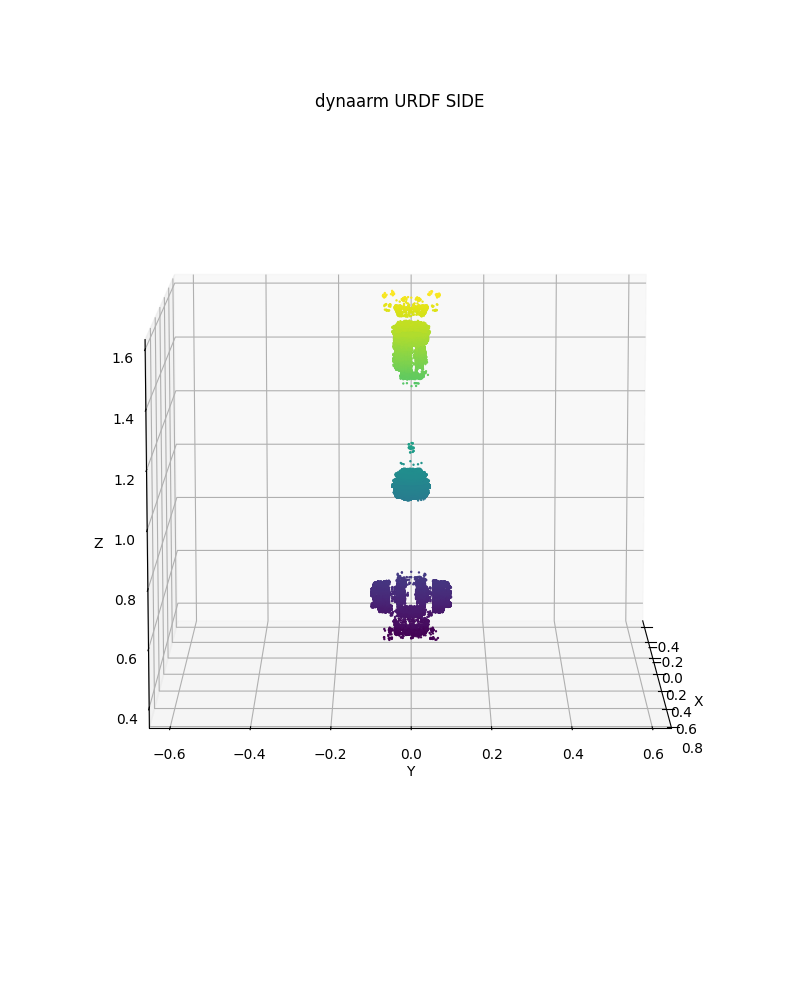
#> input picture real_hw/arm_urdf_side.png, 800 x 1000 px, given in place of static0_rgb.png, which was not available
$ python diag_anchor_align.py ../real_hw
#> lines starting #> are read from the running program, lines starting #| are printed output that depends on the picture; after the words box and inside, x2 and y2 are one past the last pixel; in counts of white or black regions, pixels touching at a corner belong together; pictures that were not available may be replaced by others from this repository, and a replacement may not be noted
#!/usr/bin/env python3
"""Overlay the mask on the ANCHOR's OWN rgb (static0_rgb.png) and depth
(static0_full_depth_meters.tiff). If the mask hugs the object in the RGB but is
shifted from the object in the depth -> RGB/depth are mutually misaligned.

Usage: diag_anchor_align.py <dataset_dir>
"""
import sys
import numpy as np
from pathlib import Path
from PIL import Image
import cv2


def main():
    ddir = Path(sys.argv[1])
    art = ddir / "dynamic_scene" / "initialization_artifacts"
    dbg = ddir / "dynamic_scene" / "initialization_debug"

    rgb = np.array(Image.open(dbg / "static0_rgb.png").convert("RGB"))
    depth = np.array(Image.open(art / "static0_full_depth_meters.tiff")).astype(np.float32)
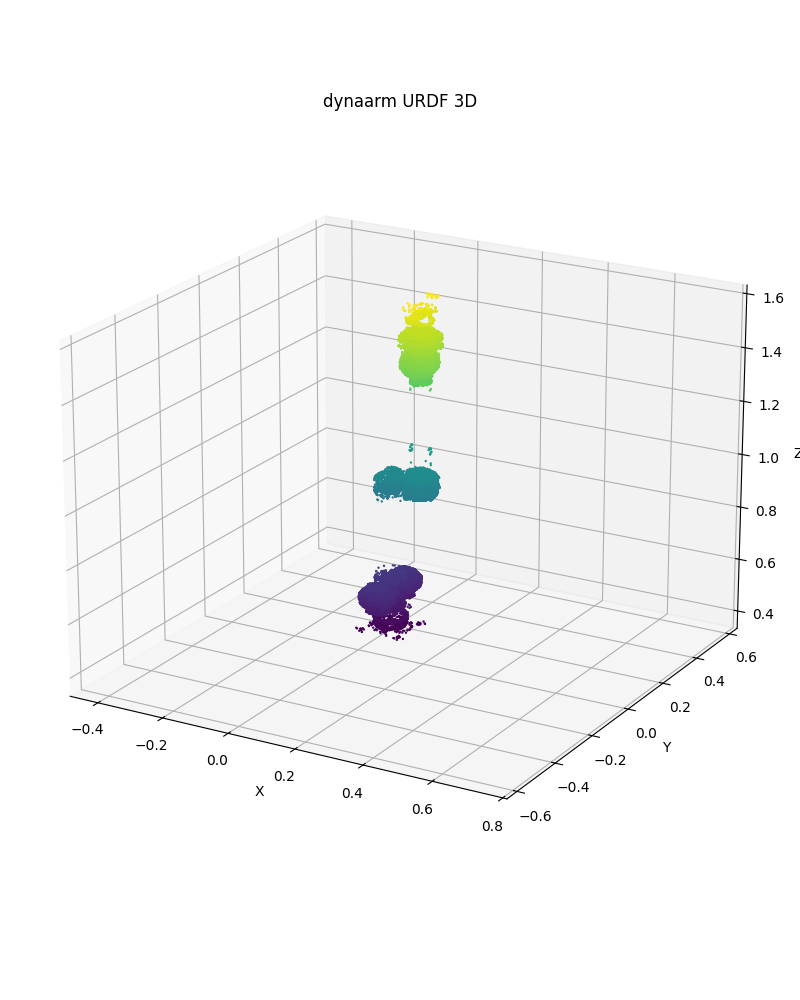
#> input picture real_hw/arm_urdf_3d.png, 800 x 1000 px, given in place of static0_full_depth_meters.tiff, which was not available
    mask = np.array(Image.open(dbg / "static0_obj_00_mask.png").convert("L")) > 127
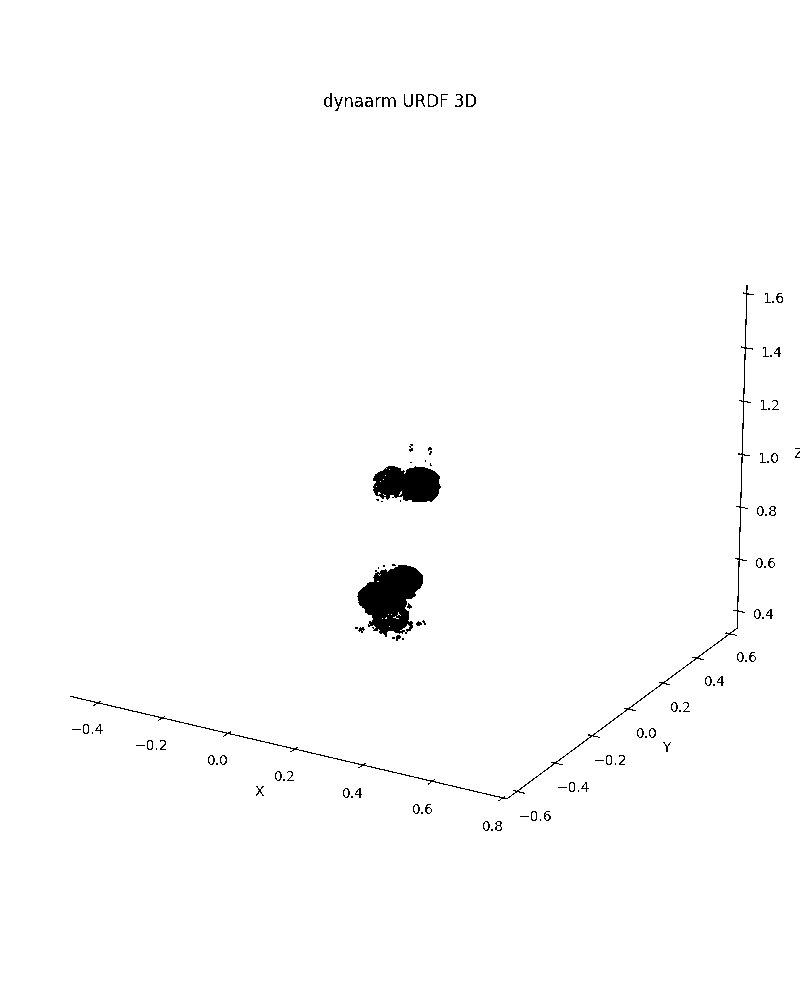
#> mask: shape (1000, 800) bool; 98.9% white; 108 black regions (50 under 20 px), largest, box (x1, y1, x2, y2) and area: (357, 565, 423, 637) 2956, (373, 466, 441, 502) 1934, (70, 285, 754, 801) 1491
    print(f"rgb {rgb.shape[:2]}  depth {depth.shape}  mask {mask.shape}")
#| rgb (1000, 800)  depth (1000, 800, 4)  mask (1000, 800)

    ys, xs = np.where(mask)
    pad = 90
    y0, y1 = max(0, ys.min() - pad), min(mask.shape[0], ys.max() + pad)
#> y0 = 0; y1 = 1000
    x0, x1 = max(0, xs.min() - pad), min(mask.shape[1], xs.max() + pad)
#> x0 = 0; x1 = 800
    rgb_c = rgb[y0:y1, x0:x1].copy()
    depth_c = depth[y0:y1, x0:x1].copy()
    mask_c = mask[y0:y1, x0:x1].astype(np.uint8)

    v = depth_c.copy(); v[~np.isfinite(v)] = 0
    val = v[v > 0]
    lo, hi = np.percentile(val, [2, 98])
#> lo = 195; hi = 255
    vn = np.clip((v - lo) / (hi - lo + 1e-6), 0, 1)
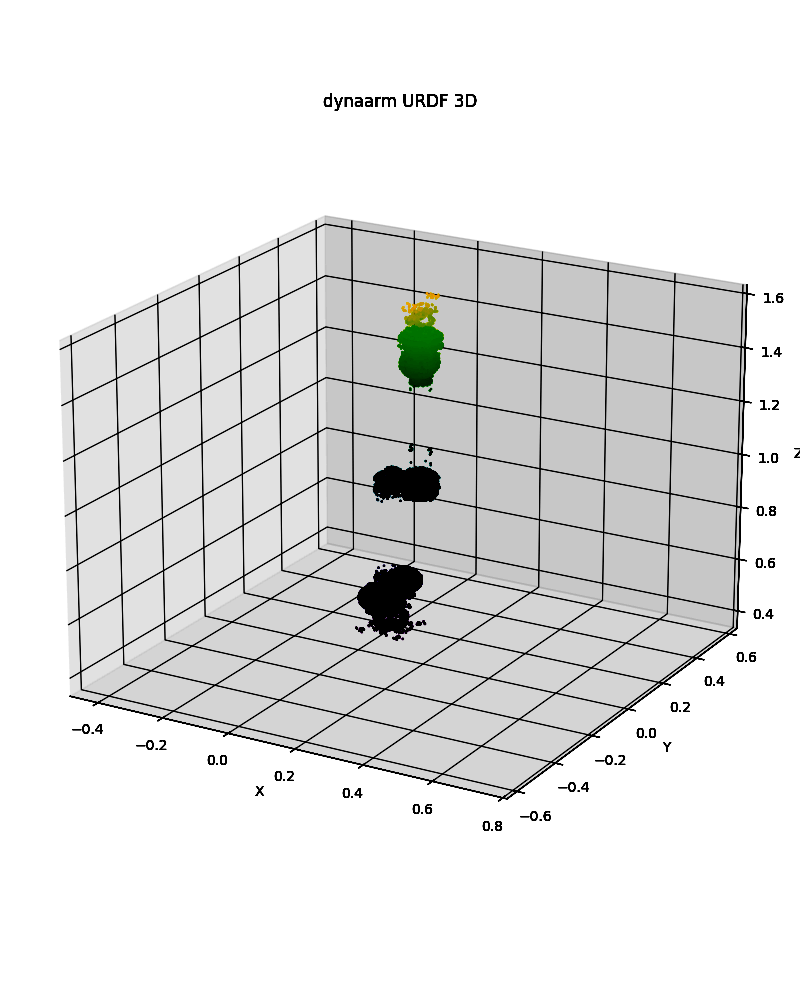
#> vn: shape (1000, 800, 4) float32; mean R, G, B, A 0.895, 0.896, 0.894, 1
#> (the run stopped early here; a loop or call above may not have finished)
